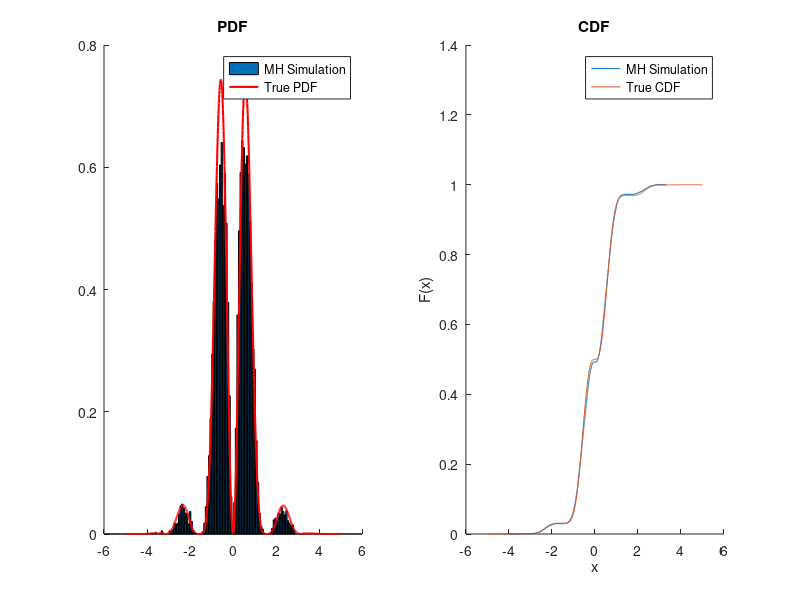

The MATLAB script that drew this image: (Note: this script raises an error after producing the figure.)

% Question 2


%% 2 (a)
n = 10000; 
x = zeros(n+1, 1); 
x(1) = randn();
i = 2;

while i <= n+1
    
    % sample new x from N(x_old, 1) (random walk MH)
    tmp = randn() + x(i-1);
    
    % calculate the acceptance rate 
    r = (cos(tmp)^2 * sin(2*tmp)^2 * normpdf(tmp))/(cos(x(i-1))^2 * sin(2*x(i-1))^2 * normpdf(x(i-1)));
    
    if rand() < r
        x(i) = tmp;
        i = i + 1;
    end
end


% For plotting the pdf and cdf
t = -5:0.01:5; 
p = cos(t).^2 .* sin(2*t).^2 .* normpdf(t); 
[f, xtick] = hist(x, 100);
figure(1); 
subplot(1,2,1);
hold all
bar(xtick, f / trapz(xtick, f))
plot(t, p / trapz(t, p), 'r-', 'LineWidth', 1.5)
hold off
legend('MH Simulation', 'True PDF');
title('PDF');
subplot(1,2,2);
hold all; 
ecdf(x); 
plot(t, cumsum(p / trapz(t, p)) * 0.01)
hold off;
legend('MH Simulation', 'True CDF');
title('CDF');

% assign v = x for part c
v = x;

%% Question 2(c)

rng('default');
n = 1000; 
x0 = 2.0; % initial state of x
x = [x0; zeros(n, 1)];
% Generate 1000 x and y
for i = 2:n+1
    x(i) = x(i-1) + randn();
end
y = x + randsample(v, n+1, true);


% apply the kalman filter
y_hat = q2kf(y, std(v)^2); 
error = y - y_hat; 

% show the statistics
display('MSE of Kalman Filter = ');
display(mean(error.^2)); 

% for plotting
figure(2); 
subplot(2,1,1);
hold all;
plot(1:1:n, y(2:end), 'LineWidth', 1.5);
plot(1:1:n, y_hat(2:end), 'g-', 'LineWidth', 2.0);
hold off;
xlim([0, 1000]); 
legend('Measurement', 'KF Estimate'); 
title('Measurement/KF Filter')

subplot(2,1,2);
hold all;

plot(error(2:end)/y_hat(2:end)*100, 'r.', 'MarkerSize', 15.0);
plot(zeros(n, 1), 'k-', 'LineWidth', 2.0);
title('Error Percentage')




%% Question 2(e)
% simulations using different number of particles
numparticles = round(100 * 1.5.^(0:20)); % the particle number grows exponentially
mse = zeros(length(numparticles), 2); % container for uncondisitonal mse 
pvar = zeros(length(numparticles), 1); % container for conditional mse

% might take a while
tic();
for i = 1:length(numparticles)
    % apply the particle filter
    pf = q2pf(y, numparticles(i)); 
    mse(i, :) = [mean((y - pf(:,1)).^2) std((y - pf(:,1)).^2)];
    pvar(i) = mean((y - pf(:,2)).^2);
end
toc(); % ~280 seconds

%% plotting
figure(3);
hold all;
plot(numparticles, mse(:,1), 'b.', 'MarkerSize', 25.0);
plot(numparticles, pvar, 'rx', 'MarkerSize', 15.0, 'LineWidth', 2.0);
plot(numparticles, 0.23*ones(length(numparticles), 1), 'k-', 'LineWidth', 2.0);
hold off;
set(gca, 'xscale', 'log');
xlabel('Number of Particles');
legend('MSE of Particle Filter (unconditional)', 'MSE of Particle Filter (conditional)','Kalman Filter from (b)');
ylim([0.2, 0.4]);
xlim([100, 350000]);
title('MSE')
